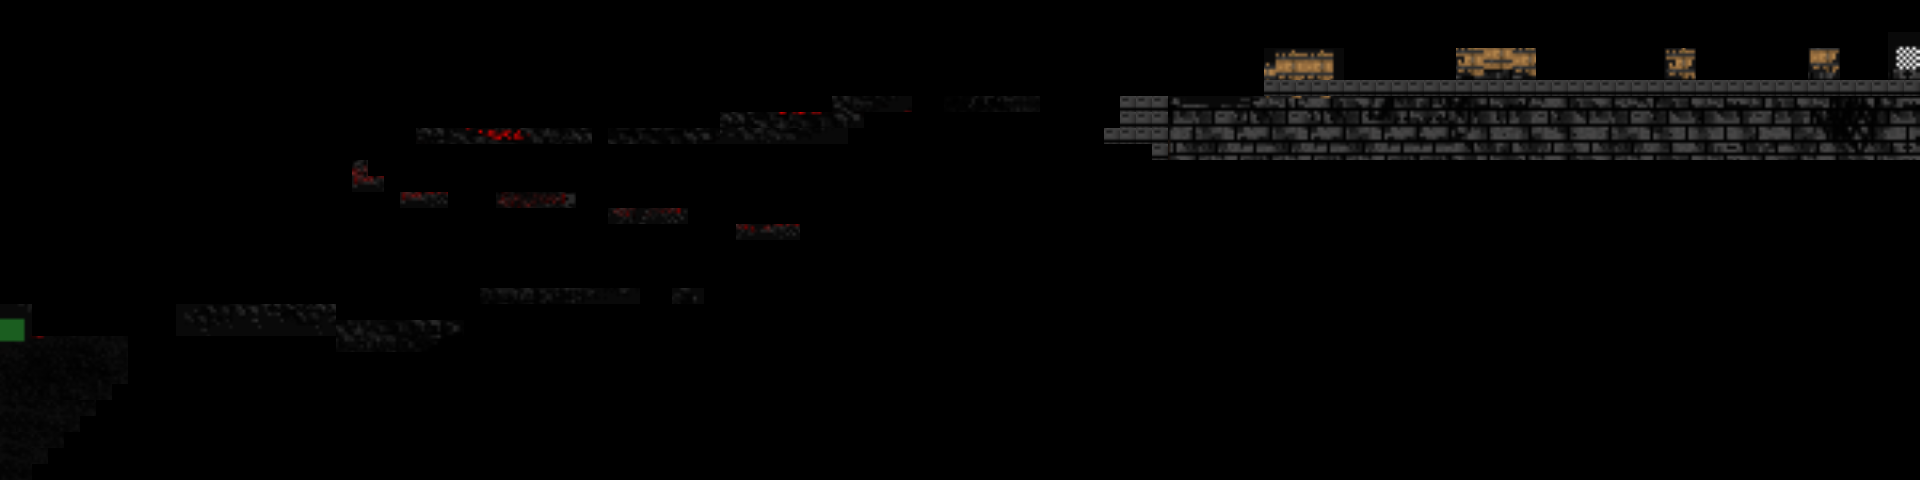

The image is a tile-based game level rendered from a .tmx file. Its description and source (layers, tilesets, objects; grid data summarised) follow:
An orthogonal 120x30 tile map with 16x16 px tiles, 1 tile layer (platforms-layer).

<map version="1.8" tiledversion="1.8.2" orientation="orthogonal" renderorder="right-down" width="120" height="30" tilewidth="16" tileheight="16" infinite="0" nextlayerid="5" nextobjectid="1">
 <editorsettings>
  <export target="../mapData/volcano-level.json" format="json" />
 </editorsettings>
 <tileset firstgid="1" name="volcano-level" tilewidth="16" tileheight="16" tilecount="3600" columns="120">
  <image source="../img/volcano.png" trans="ff00ff" width="1920" height="480" />
 </tileset>
 <layer id="1" name="platforms-layer" width="120" height="30">
  <data>[3600 cells, 443 non-empty, 379 distinct tile ids]</data>
 </layer>
</map>
